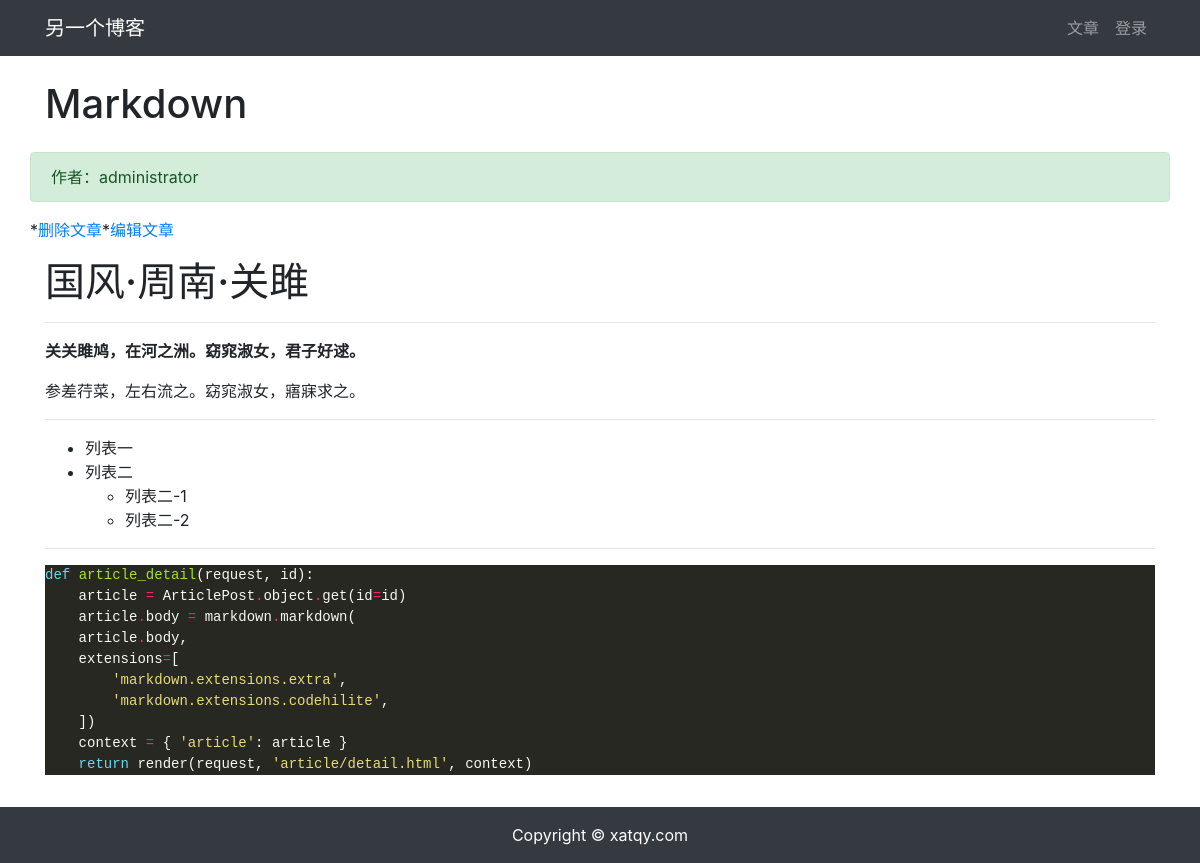
The app's page /article/article-detail/4/, older data.
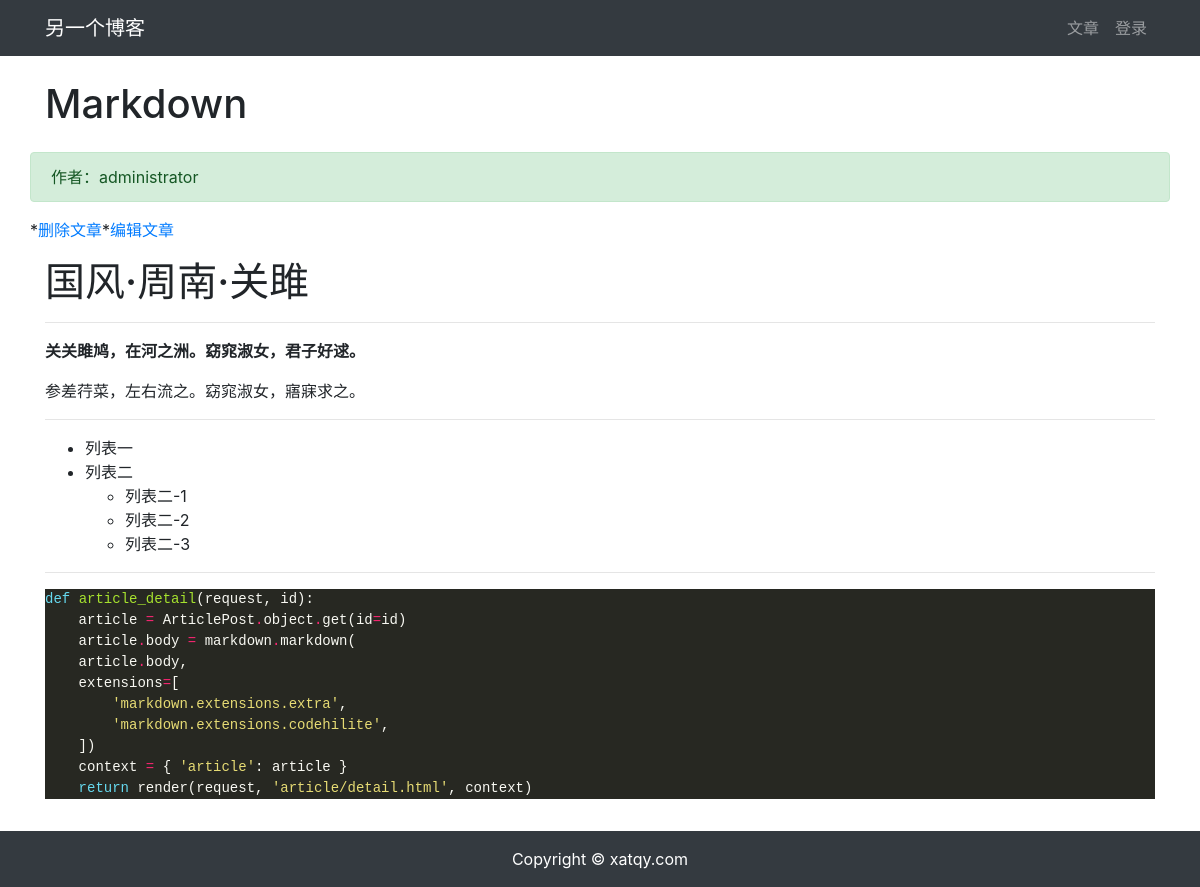
The same page, newer data.
### article/models.py (models this page shows, shortened)
class ArticlePost(models.Model):
    author = models.ForeignKey(User, on_delete=models.CASCADE)
    title = models.CharField(max_length=100)
    body = models.TextField()
    created = models.DateTimeField(default=timezone.now)
    updated = models.DateTimeField(auto_now=True)
    class Meta:
        ordering = ('created',)

### article/views.py (the view)
# urls.py: path('article-detail/<int:id>/', views.article_detail, name='article_detail'),
def article_detail(request, id):
    article = ArticlePost.objects.get(id=id)
    article.body = markdown.markdown(
        article.body, extensions=[
            'markdown.extensions.extra',
            'markdown.extensions.codehilite',
        ])
    context = {'article': article}
    return render(request, 'article/detail.html', context)

### templates/article/detail.html (shortened to what this page needs)
{% extends "base.html" %}
{% load staticfiles %}
{% block content %}
<div class="container">
    <div class="row">
        <h1 class="col-12 mt-4 mb-4">{{ article.title }}</h1>
        <div class="col-12 alert alert-success">作者：{{ article.author }}</div>
        * <a href="#" onclick="confirm_safe_delete()">删除文章</a>
        * <a href="{% url 'article:article_update' article.id %}">编辑文章</a>
        <div class="col-12">
            <p>{{ article.body|safe }}</p>
        </div>
    </div>
</div>
{% endblock content %}

Row changes from the older to the newer data that the page shows:
changed ArticlePost "Markdown": body "…列表一 列表二 列表二-1 列表二-2 def article_detail ( request…" → "…列表一 列表二 列表二-1 列表二-2 列表二-3 def article_detail ( request…"
